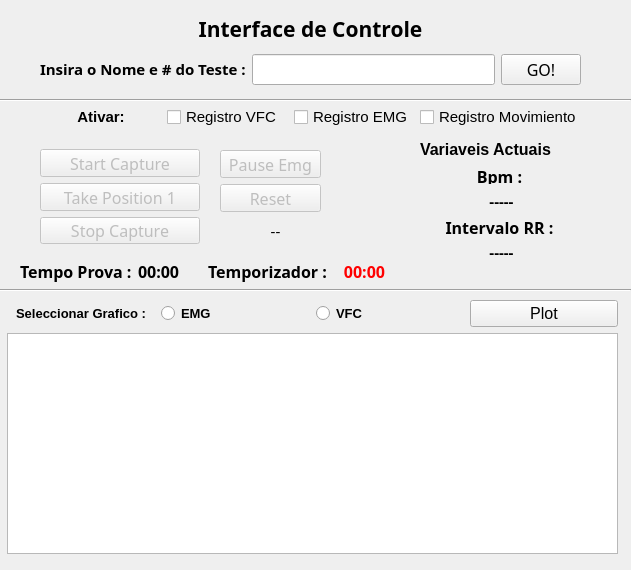
<?xml version="1.0" encoding="UTF-8"?>
<ui version="4.0">
 <class>MainWindow</class>
 <widget class="QMainWindow" name="MainWindow">
  <property name="geometry">
   <rect>
    <x>0</x>
    <y>0</y>
    <width>631</width>
    <height>570</height>
   </rect>
  </property>
  <property name="windowTitle">
   <string>MainWindow</string>
  </property>
  <property name="autoFillBackground">
   <bool>false</bool>
  </property>
  <widget class="QWidget" name="centralWidget">
   <widget class="QWidget" name="layoutWidget">
    <property name="geometry">
     <rect>
      <x>40</x>
      <y>10</y>
      <width>541</width>
      <height>75</height>
     </rect>
    </property>
    <layout class="QGridLayout" name="gridLayout_3">
     <item row="0" column="0">
      <widget class="QLabel" name="label">
       <property name="font">
        <font>
         <family>Mukti Narrow</family>
         <pointsize>16</pointsize>
         <weight>75</weight>
         <bold>true</bold>
        </font>
       </property>
       <property name="text">
        <string>Interface de Controle</string>
       </property>
       <property name="alignment">
        <set>Qt::AlignCenter</set>
       </property>
      </widget>
     </item>
     <item row="1" column="0">
      <layout class="QGridLayout" name="gridLayout_2">
       <item row="0" column="0">
        <widget class="QLabel" name="label_4">
         <property name="font">
          <font>
           <family>Abyssinica SIL</family>
           <pointsize>12</pointsize>
          </font>
         </property>
         <property name="text">
          <string>&lt;html&gt;&lt;head/&gt;&lt;body&gt;&lt;p align=&quot;justify&quot;&gt;&lt;span style=&quot; font-size:11pt; font-weight:600;&quot;&gt;Insira o Nome e # do Teste :&lt;/span&gt;&lt;/p&gt;&lt;/body&gt;&lt;/html&gt;</string>
         </property>
        </widget>
       </item>
       <item row="0" column="1">
        <widget class="QLineEdit" name="Readtext">
         <property name="font">
          <font>
           <family>Abyssinica SIL</family>
           <pointsize>12</pointsize>
          </font>
         </property>
         <property name="alignment">
          <set>Qt::AlignCenter</set>
         </property>
        </widget>
       </item>
       <item row="0" column="2">
        <widget class="QPushButton" name="buttongo">
         <property name="font">
          <font>
           <family>Abyssinica SIL</family>
           <pointsize>12</pointsize>
          </font>
         </property>
         <property name="text">
          <string>GO!</string>
         </property>
        </widget>
       </item>
      </layout>
     </item>
    </layout>
   </widget>
   <widget class="QWidget" name="layoutWidget">
    <property name="geometry">
     <rect>
      <x>40</x>
      <y>149</y>
      <width>160</width>
      <height>95</height>
     </rect>
    </property>
    <layout class="QVBoxLayout" name="verticalLayout">
     <item>
      <widget class="QPushButton" name="ButtonStart">
       <property name="enabled">
        <bool>false</bool>
       </property>
       <property name="font">
        <font>
         <family>Abyssinica SIL</family>
         <pointsize>12</pointsize>
        </font>
       </property>
       <property name="text">
        <string>Start Capture</string>
       </property>
      </widget>
     </item>
     <item>
      <widget class="QPushButton" name="ButtonTrigeron">
       <property name="enabled">
        <bool>false</bool>
       </property>
       <property name="font">
        <font>
         <family>Abyssinica SIL</family>
         <pointsize>12</pointsize>
        </font>
       </property>
       <property name="text">
        <string>Take Position 1</string>
       </property>
      </widget>
     </item>
     <item>
      <widget class="QPushButton" name="ButtonStop">
       <property name="enabled">
        <bool>false</bool>
       </property>
       <property name="font">
        <font>
         <family>Abyssinica SIL</family>
         <pointsize>12</pointsize>
        </font>
       </property>
       <property name="text">
        <string>Stop Capture</string>
       </property>
      </widget>
     </item>
    </layout>
   </widget>
   <widget class="QWidget" name="layoutWidget">
    <property name="geometry">
     <rect>
      <x>420</x>
      <y>140</y>
      <width>163</width>
      <height>121</height>
     </rect>
    </property>
    <layout class="QGridLayout" name="gridLayout">
     <item row="3" column="0">
      <widget class="QLabel" name="label_3">
       <property name="font">
        <font>
         <family>Abyssinica SIL</family>
         <pointsize>12</pointsize>
        </font>
       </property>
       <property name="text">
        <string>&lt;html&gt;&lt;head/&gt;&lt;body&gt;&lt;p&gt;&lt;span style=&quot; font-weight:600;&quot;&gt;Intervalo RR : &lt;/span&gt;&lt;/p&gt;&lt;/body&gt;&lt;/html&gt;</string>
       </property>
       <property name="alignment">
        <set>Qt::AlignCenter</set>
       </property>
      </widget>
     </item>
     <item row="4" column="0">
      <widget class="QLabel" name="labelintervaloRR">
       <property name="font">
        <font>
         <family>Abyssinica SIL</family>
         <pointsize>12</pointsize>
        </font>
       </property>
       <property name="text">
        <string>&lt;html&gt;&lt;head/&gt;&lt;body&gt;&lt;p&gt;&lt;span style=&quot; font-size:11pt; font-weight:600;&quot;&gt;-----&lt;/span&gt;&lt;/p&gt;&lt;/body&gt;&lt;/html&gt;</string>
       </property>
       <property name="alignment">
        <set>Qt::AlignCenter</set>
       </property>
      </widget>
     </item>
     <item row="1" column="0">
      <widget class="QLabel" name="label_2">
       <property name="font">
        <font>
         <family>Abyssinica SIL</family>
         <pointsize>12</pointsize>
        </font>
       </property>
       <property name="text">
        <string>&lt;html&gt;&lt;head/&gt;&lt;body&gt;&lt;p&gt;&lt;span style=&quot; font-weight:600;&quot;&gt;Bpm : &lt;/span&gt;&lt;/p&gt;&lt;/body&gt;&lt;/html&gt;</string>
       </property>
       <property name="alignment">
        <set>Qt::AlignCenter</set>
       </property>
      </widget>
     </item>
     <item row="0" column="0">
      <widget class="QLabel" name="label_6">
       <property name="font">
        <font>
         <pointsize>12</pointsize>
        </font>
       </property>
       <property name="text">
        <string>&lt;html&gt;&lt;head/&gt;&lt;body&gt;&lt;p&gt;&lt;span style=&quot; font-weight:600;&quot;&gt;Variaveis Actuais &lt;/span&gt;&lt;/p&gt;&lt;/body&gt;&lt;/html&gt;</string>
       </property>
      </widget>
     </item>
     <item row="2" column="0">
      <widget class="QLabel" name="labelbpsout">
       <property name="font">
        <font>
         <family>Abyssinica SIL</family>
         <pointsize>12</pointsize>
        </font>
       </property>
       <property name="text">
        <string>&lt;html&gt;&lt;head/&gt;&lt;body&gt;&lt;p&gt;&lt;span style=&quot; font-size:11pt; font-weight:600;&quot;&gt;-----&lt;/span&gt;&lt;/p&gt;&lt;/body&gt;&lt;/html&gt;</string>
       </property>
       <property name="alignment">
        <set>Qt::AlignCenter</set>
       </property>
      </widget>
     </item>
    </layout>
   </widget>
   <widget class="Line" name="line">
    <property name="geometry">
     <rect>
      <x>0</x>
      <y>280</y>
      <width>631</width>
      <height>20</height>
     </rect>
    </property>
    <property name="orientation">
     <enum>Qt::Horizontal</enum>
    </property>
   </widget>
   <widget class="Line" name="line_2">
    <property name="geometry">
     <rect>
      <x>0</x>
      <y>90</y>
      <width>631</width>
      <height>20</height>
     </rect>
    </property>
    <property name="orientation">
     <enum>Qt::Horizontal</enum>
    </property>
   </widget>
   <widget class="QWidget" name="layoutWidget">
    <property name="geometry">
     <rect>
      <x>7</x>
      <y>300</y>
      <width>611</width>
      <height>254</height>
     </rect>
    </property>
    <layout class="QVBoxLayout" name="verticalLayout_3">
     <item>
      <layout class="QHBoxLayout" name="horizontalLayout_3">
       <item>
        <widget class="QLabel" name="label_10">
         <property name="text">
          <string>&lt;html&gt;&lt;head/&gt;&lt;body&gt;&lt;p&gt;&lt;span style=&quot; font-size:10pt; font-weight:600;&quot;&gt;Seleccionar Grafico :&lt;/span&gt;&lt;/p&gt;&lt;/body&gt;&lt;/html&gt;</string>
         </property>
         <property name="alignment">
          <set>Qt::AlignCenter</set>
         </property>
        </widget>
       </item>
       <item>
        <widget class="QRadioButton" name="plotEMG">
         <property name="font">
          <font>
           <pointsize>10</pointsize>
           <weight>75</weight>
           <bold>true</bold>
          </font>
         </property>
         <property name="text">
          <string>EMG</string>
         </property>
        </widget>
       </item>
       <item>
        <widget class="QRadioButton" name="plotVFC">
         <property name="font">
          <font>
           <pointsize>10</pointsize>
           <weight>75</weight>
           <bold>true</bold>
          </font>
         </property>
         <property name="text">
          <string>VFC</string>
         </property>
        </widget>
       </item>
       <item>
        <widget class="QPushButton" name="plotButton">
         <property name="font">
          <font>
           <pointsize>12</pointsize>
           <weight>50</weight>
           <bold>false</bold>
          </font>
         </property>
         <property name="text">
          <string>Plot</string>
         </property>
        </widget>
       </item>
      </layout>
     </item>
     <item>
      <layout class="QVBoxLayout" name="verticalLayout_2">
       <item>
        <widget class="PlotWidget" name="plot"/>
       </item>
      </layout>
     </item>
    </layout>
   </widget>
   <widget class="QWidget" name="layoutWidget">
    <property name="geometry">
     <rect>
      <x>220</x>
      <y>150</y>
      <width>101</width>
      <height>62</height>
     </rect>
    </property>
    <layout class="QGridLayout" name="gridLayout_4">
     <item row="0" column="0">
      <widget class="QPushButton" name="pauseEmgButton">
       <property name="enabled">
        <bool>false</bool>
       </property>
       <property name="font">
        <font>
         <family>Abyssinica SIL</family>
         <pointsize>12</pointsize>
        </font>
       </property>
       <property name="text">
        <string>Pause Emg</string>
       </property>
      </widget>
     </item>
     <item row="1" column="0">
      <widget class="QPushButton" name="resetButton">
       <property name="enabled">
        <bool>false</bool>
       </property>
       <property name="font">
        <font>
         <family>Abyssinica SIL</family>
         <pointsize>12</pointsize>
        </font>
       </property>
       <property name="text">
        <string>Reset</string>
       </property>
      </widget>
     </item>
    </layout>
   </widget>
   <widget class="QWidget" name="layoutWidget">
    <property name="geometry">
     <rect>
      <x>20</x>
      <y>260</y>
      <width>376</width>
      <height>22</height>
     </rect>
    </property>
    <layout class="QHBoxLayout" name="horizontalLayout">
     <item>
      <widget class="QLabel" name="label_8">
       <property name="font">
        <font>
         <family>Abyssinica SIL</family>
         <pointsize>12</pointsize>
         <weight>75</weight>
         <bold>true</bold>
        </font>
       </property>
       <property name="text">
        <string>Tempo Prova :</string>
       </property>
      </widget>
     </item>
     <item>
      <widget class="QLabel" name="tempoProvaout">
       <property name="font">
        <font>
         <family>Abyssinica SIL</family>
         <pointsize>9</pointsize>
         <weight>75</weight>
         <bold>true</bold>
        </font>
       </property>
       <property name="text">
        <string>&lt;html&gt;&lt;head/&gt;&lt;body&gt;&lt;p&gt;&lt;span style=&quot; font-size:12pt;&quot;&gt;00:00&lt;/span&gt;&lt;/p&gt;&lt;/body&gt;&lt;/html&gt;</string>
       </property>
      </widget>
     </item>
     <item>
      <widget class="QLabel" name="label_7">
       <property name="font">
        <font>
         <family>Abyssinica SIL</family>
         <pointsize>12</pointsize>
         <weight>75</weight>
         <bold>true</bold>
        </font>
       </property>
       <property name="text">
        <string>&lt;html&gt;&lt;head/&gt;&lt;body&gt;&lt;p align=&quot;center&quot;&gt;Temporizador :&lt;/p&gt;&lt;/body&gt;&lt;/html&gt;</string>
       </property>
      </widget>
     </item>
     <item>
      <widget class="QLabel" name="relojout">
       <property name="font">
        <font>
         <family>Abyssinica SIL</family>
         <pointsize>12</pointsize>
         <weight>75</weight>
         <bold>true</bold>
        </font>
       </property>
       <property name="text">
        <string>&lt;html&gt;&lt;head/&gt;&lt;body&gt;&lt;p&gt;&lt;span style=&quot; font-size:12pt; color:#ff0000;&quot;&gt;00:00&lt;/span&gt;&lt;/p&gt;&lt;/body&gt;&lt;/html&gt;</string>
       </property>
       <property name="alignment">
        <set>Qt::AlignCenter</set>
       </property>
      </widget>
     </item>
    </layout>
   </widget>
   <widget class="QLabel" name="arduinoLabel">
    <property name="geometry">
     <rect>
      <x>220</x>
      <y>220</y>
      <width>111</width>
      <height>21</height>
     </rect>
    </property>
    <property name="font">
     <font>
      <family>Abyssinica SIL</family>
      <pointsize>11</pointsize>
     </font>
    </property>
    <property name="text">
     <string>--</string>
    </property>
    <property name="alignment">
     <set>Qt::AlignCenter</set>
    </property>
   </widget>
   <widget class="QWidget" name="">
    <property name="geometry">
     <rect>
      <x>41</x>
      <y>105</y>
      <width>541</width>
      <height>25</height>
     </rect>
    </property>
    <layout class="QGridLayout" name="gridLayout_5">
     <item row="0" column="0">
      <widget class="QLabel" name="label_11">
       <property name="font">
        <font>
         <pointsize>11</pointsize>
         <weight>75</weight>
         <bold>true</bold>
        </font>
       </property>
       <property name="text">
        <string>Ativar:</string>
       </property>
       <property name="alignment">
        <set>Qt::AlignCenter</set>
       </property>
      </widget>
     </item>
     <item row="0" column="1">
      <widget class="QCheckBox" name="activarVFC">
       <property name="font">
        <font>
         <pointsize>11</pointsize>
        </font>
       </property>
       <property name="text">
        <string>Registro VFC</string>
       </property>
      </widget>
     </item>
     <item row="0" column="2">
      <widget class="QCheckBox" name="activarEMG">
       <property name="font">
        <font>
         <pointsize>11</pointsize>
        </font>
       </property>
       <property name="text">
        <string>Registro EMG</string>
       </property>
      </widget>
     </item>
     <item row="0" column="3">
      <widget class="QCheckBox" name="activarIMUS">
       <property name="font">
        <font>
         <pointsize>11</pointsize>
        </font>
       </property>
       <property name="text">
        <string>Registro Movimiento</string>
       </property>
      </widget>
     </item>
    </layout>
   </widget>
  </widget>
 </widget>
 <customwidgets>
  <customwidget>
   <class>PlotWidget</class>
   <extends>QGraphicsView</extends>
   <header>pyqtgraph</header>
  </customwidget>
 </customwidgets>
 <resources/>
 <connections/>
</ui>
